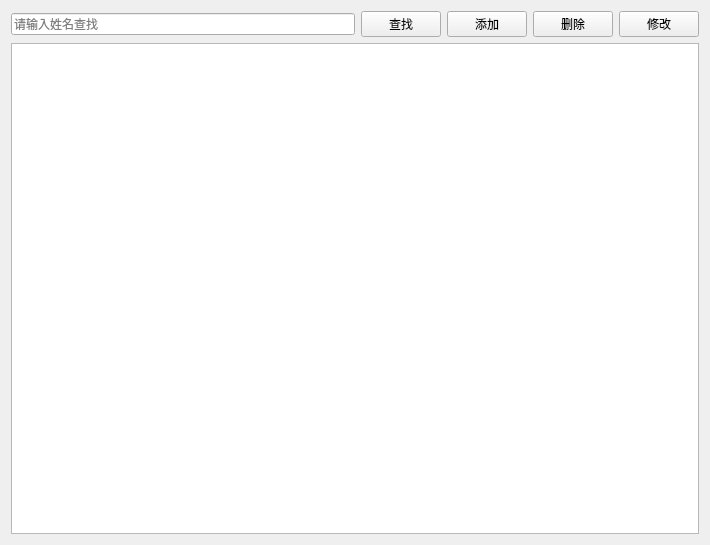
<?xml version="1.0" encoding="UTF-8"?>
<ui version="4.0">
 <class>PatientView</class>
 <widget class="QWidget" name="PatientView">
  <property name="geometry">
   <rect>
    <x>0</x>
    <y>0</y>
    <width>710</width>
    <height>545</height>
   </rect>
  </property>
  <property name="windowTitle">
   <string>患者管理</string>
  </property>
  <layout class="QVBoxLayout" name="verticalLayout">
   <item>
    <layout class="QHBoxLayout" name="horizontalLayout">
     <item>
      <widget class="QLineEdit" name="txtSearch">
       <property name="placeholderText">
        <string>请输入姓名查找</string>
       </property>
      </widget>
     </item>
     <item>
      <widget class="QPushButton" name="btSearch">
       <property name="text">
        <string>查找</string>
       </property>
       <property name="icon">
        <iconset>
         <normaloff>C:/Users/hebi_/Desktop/images/查找 (1).png</normaloff>C:/Users/hebi_/Desktop/images/查找 (1).png</iconset>
       </property>
      </widget>
     </item>
     <item>
      <widget class="QPushButton" name="btAdd">
       <property name="text">
        <string>添加</string>
       </property>
       <property name="icon">
        <iconset>
         <normaloff>C:/Users/hebi_/Desktop/images/添加.png</normaloff>C:/Users/hebi_/Desktop/images/添加.png</iconset>
       </property>
      </widget>
     </item>
     <item>
      <widget class="QPushButton" name="btDelete">
       <property name="text">
        <string>删除</string>
       </property>
       <property name="icon">
        <iconset>
         <normaloff>C:/Users/hebi_/Desktop/images/删除.png</normaloff>C:/Users/hebi_/Desktop/images/删除.png</iconset>
       </property>
      </widget>
     </item>
     <item>
      <widget class="QPushButton" name="btEdit">
       <property name="text">
        <string>修改</string>
       </property>
       <property name="icon">
        <iconset>
         <normaloff>C:/Users/hebi_/Desktop/images/修改、修改资料.png</normaloff>C:/Users/hebi_/Desktop/images/修改、修改资料.png</iconset>
       </property>
      </widget>
     </item>
    </layout>
   </item>
   <item>
    <widget class="QTableView" name="tableView"/>
   </item>
  </layout>
 </widget>
 <resources/>
 <connections/>
</ui>
